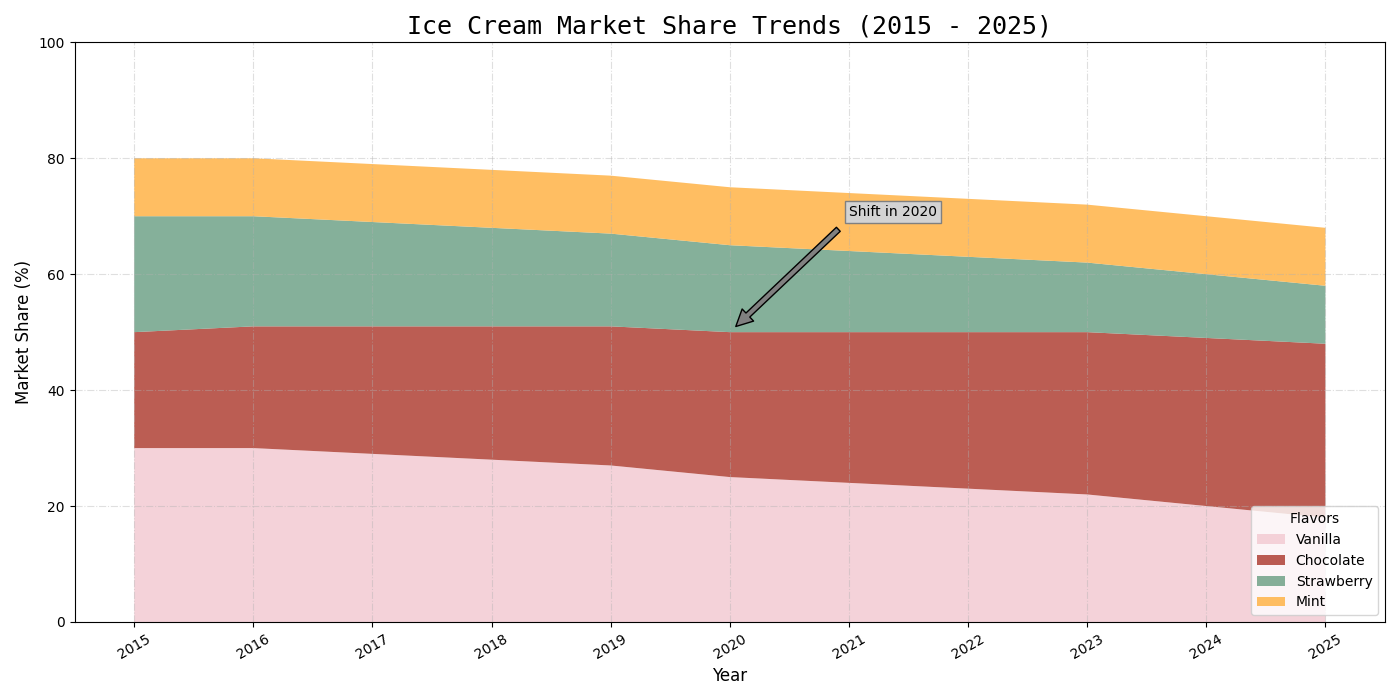

Write the Python code that produced this figure.
import matplotlib.pyplot as plt
import numpy as np

years = np.arange(2015, 2026)

vanilla = np.array([30, 30, 29, 28, 27, 25, 24, 23, 22, 20, 18])
chocolate = np.array([20, 21, 22, 23, 24, 25, 26, 27, 28, 29, 30])
strawberry = np.array([20, 19, 18, 17, 16, 15, 14, 13, 12, 11, 10])
mint = np.array([10, 10, 10, 10, 10, 10, 10, 10, 10, 10, 10])

fig, ax = plt.subplots(figsize=(14, 7))

ax.stackplot(years, vanilla, chocolate, strawberry, mint,
             labels=['Vanilla', 'Chocolate', 'Strawberry', 'Mint'],
             colors=['#f3cbd3', '#af4035', '#70a288', '#ffb347'], alpha=0.85)

ax.set_title("Ice Cream Market Share Trends (2015 - 2025)", fontsize=18, fontweight='regular', family='monospace')
ax.set_xlabel("Year", fontsize=12)
ax.set_ylabel("Market Share (%)", fontsize=12)
plt.xticks(years, rotation=30)
plt.yticks(np.arange(0, 101, 20))

ax.legend(loc='lower right', title="Flavors", fontsize=10)
ax.grid(True, linestyle='-.', alpha=0.4)

ax.annotate('Shift in 2020', xy=(2020, 50),
            xytext=(2021, 70), arrowprops=dict(facecolor='gray', shrink=0.05), fontsize=10,
            bbox=dict(boxstyle="square,pad=0.3", edgecolor='gray', facecolor='lightgray'))

plt.tight_layout()
plt.show()
